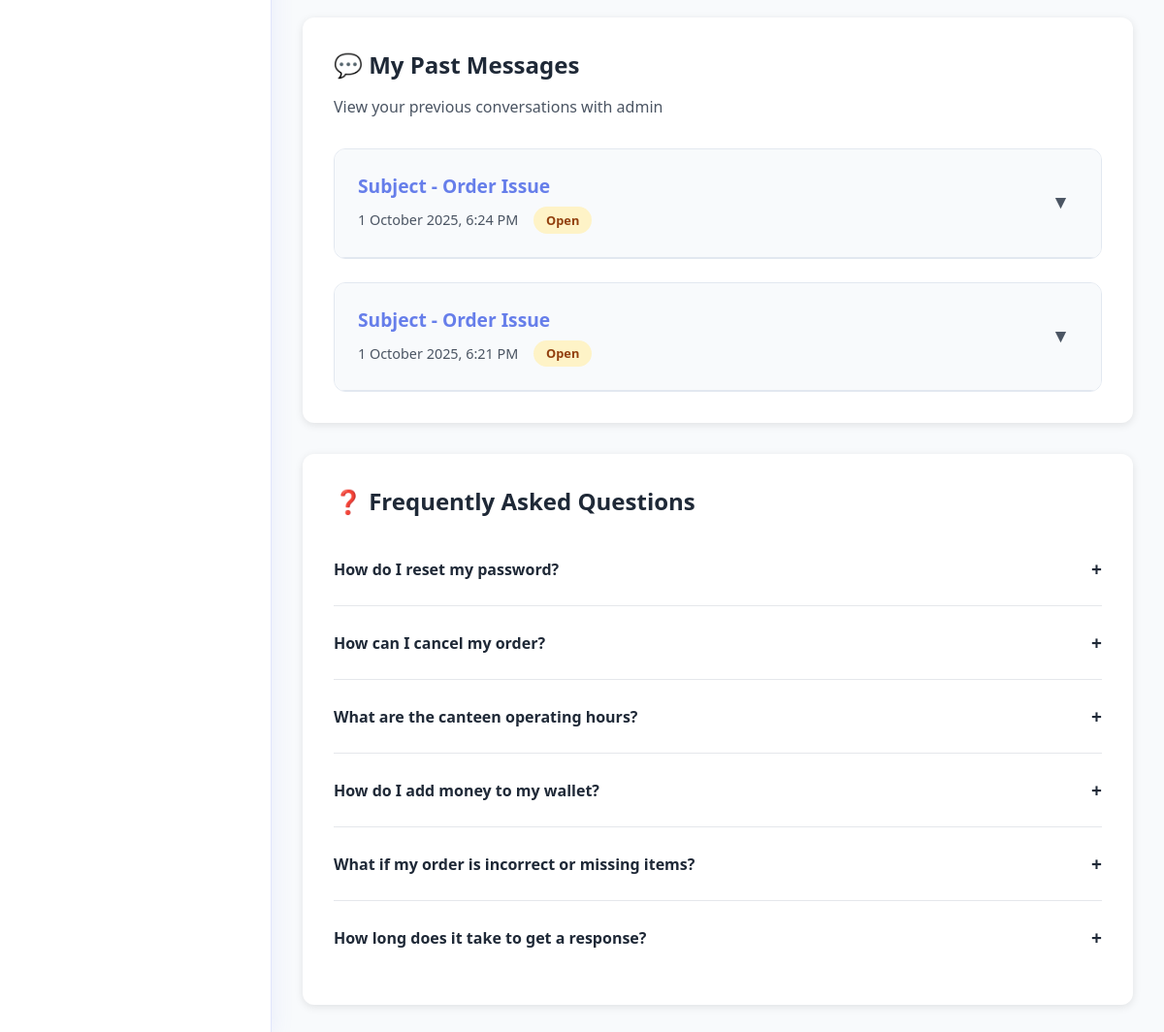
/public/students/contact (signed in, lower part), run on an earlier commit of the app's database.
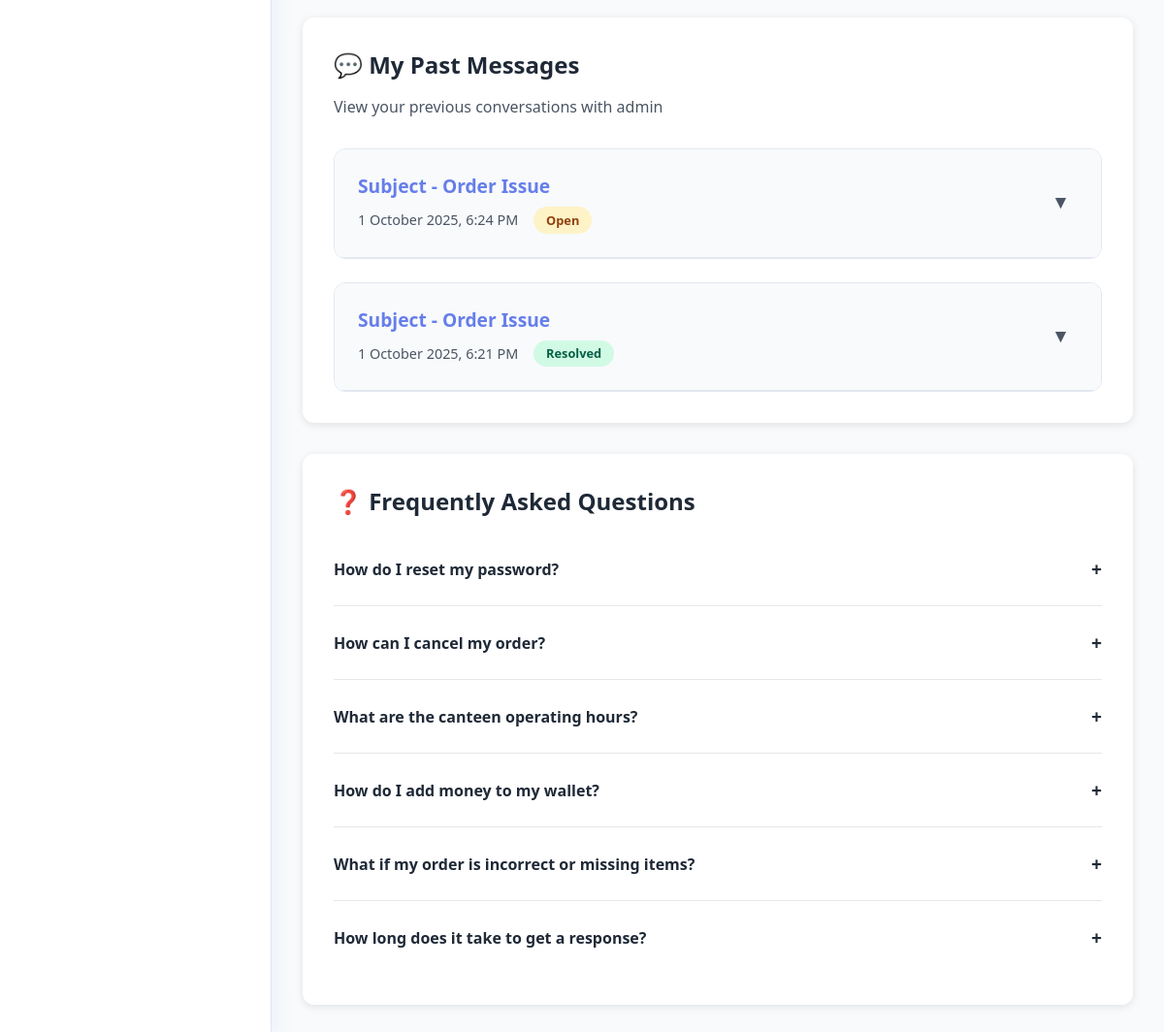
And on a later commit of the database.
### tables this page shows
CREATE TABLE `conversations` (
  `id` int NOT NULL,
  `student_id` int NOT NULL,
  `college_id` int NOT NULL,
  `subject` varchar(255) NOT NULL,
  `status` enum('open','resolved') DEFAULT 'open',
  `created_at` timestamp NULL DEFAULT CURRENT_TIMESTAMP,
  `updated_at` timestamp NULL DEFAULT CURRENT_TIMESTAMP ON UPDATE CURRENT_TIMESTAMP,
  `is_read_by_admin` tinyint(1) DEFAULT '0'
);

### app/controllers/Students.php (called while the page is built, shortened)
<?php
class Students extends Controller
{
    public function contact()
    {
        $data = [];
        $conversation = new Conversations;
        $conversations = $conversation->where(['student_id' => STUDENT_ID]);
        if ($conversations) {
            $data['conversations'] = $conversations;
        }
        $this->view('students/contact_admin', $data);
    }
}

### app/core/App.php (called while the page is built, shortened)
<?php
class App
{
    private $method = 'index';
    private function splitURL()
    {
        $URL = $_GET['url'] ?? 'home';
        $URL = explode("/", trim($URL, "/"));
        return $URL;
    }
    public function loadController()
    {
        $URL = $this->splitURL();
        $filename = "../app/controllers/" . ucfirst($URL[0]) . ".php";
        if (file_exists($filename)) {
            unset($URL[0]);
        } else {
            $filename = "../app/controllers/_404.php";
            if (file_exists($filename)) {
                require $filename;
                $this->controller = "_404";
            }
        }
        $controller = new $this->controller();
        if (!empty($URL[1])) {
            if (method_exists($controller, $URL[1])) {
                $this->method = $URL[1];
                unset($URL[1]);
            }
        }
        call_user_func_array([$controller, $this->method], $URL);
    }
}

### public/index.php (called while the page is built, shortened)
<?php
$app = new App;
$app->loadController();

### app/core/Database.php (called while the page is built, shortened)
<?php
trait Database
{
    private function connect()
    {
        $string = "mysql:hostname=" . DBHOST . ";dbname=" . DBNAME;
        $con = new PDO($string, DBUSER, DBPASS);
        $con->setAttribute(PDO::ATTR_ERRMODE, PDO::ERRMODE_EXCEPTION);
        return $con;
    }
    public function query($query, $data = [], $returnInsertId = false)
    {
        $con = $this->connect();
        $stm = $con->prepare($query);
        $check  = $stm->execute($data);
        if ($check) {
            $result = $stm->fetchAll(PDO::FETCH_OBJ);
            if (is_array($result) && count($result)) {
                return $result;
            }
        }
        return false;
    }
}

### app/core/Model.php (called while the page is built, shortened)
<?php
trait Model
{
    protected $order_type = "desc";
    protected $order_column = "id";
    public function where($data, $data_not = [], $limit = '', $custom = '', $order_by = '', $order_type = '')
    {
        if (!empty($order_by)) {
            $this->order_column = $order_by;
        }
        if (!empty($order_type)) {
            $this->order_type = $order_type;
        }
        $keys = array_keys($data);
        $query = "select * from $this->table where ";
        foreach ($keys as $key) {
            $query .= $key . " = :" . $key . " AND ";
        }
        $query = trim($query, " AND ");
        $query .= " order by $this->order_column $this->order_type ";
        $data = array_merge($data, $data_not);
        return $this->query($query, $data);
    }
}

### app/core/functions.php (called while the page is built, shortened)
<?php
function timeAgoOrDate($datetime, $full = false, $threshold = '1 month')
{
    $now = new DateTime;
    $ago = new DateTime($datetime);
    $diff = $now->diff($ago);
    $thresholdDate = (new DateTime)->sub(DateInterval::createFromDateString($threshold));
    if ($ago < $thresholdDate) {
        return $ago->format('j F Y, g:i A');
    }
    $weeks = floor($diff->days / 7);
    $days  = $diff->days - ($weeks * 7);
    $string = [
        'y' => $diff->y ? $diff->y . ' year' . ($diff->y > 1 ? 's' : '') : null,
        'm' => $diff->m ? $diff->m . ' month' . ($diff->m > 1 ? 's' : '') : null,
        'w' => $weeks ? $weeks . ' week' . ($weeks > 1 ? 's' : '') : null,
        'd' => $days ? $days . ' day' . ($days > 1 ? 's' : '') : null,
        'h' => $diff->h ? $diff->h . ' hour' . ($diff->h > 1 ? 's' : '') : null,
        'i' => $diff->i ? $diff->i . ' minute' . ($diff->i > 1 ? 's' : '') : null,
        's' => $diff->s ? $diff->s . ' second' . ($diff->s > 1 ? 's' : '') : null,
    ];
    $string = array_filter($string);
    return $string ? implode(', ', $string) . ' ago' : 'just now';
}
function formatLabel($string)
{
    $string = str_replace('_', ' ', $string);
    return ucwords($string);
}

### app/views/students/contact_admin.view.php (the view, shortened to what the changed rows need)
<!DOCTYPE html>
<html lang="en">
<head>
    <link rel="stylesheet" href="<?= ROOT ?>assets/css/header.css">
    <link rel="stylesheet" href="<?= ROOT ?>assets/css/sidebar.css">
    <link rel="stylesheet" href="<?= ROOT ?>assets/css/student-general.css">
    <link rel="stylesheet" href="<?= ROOT ?>assets/css/base.css">
</head>
<body>
    <?php require 'header.view.php'; ?>
    <div class="container">
        <?php
        require 'sidebar.view.php';
        ?>
        <div class="main-content">
            <div class="contact-container">
                <div class="past-messages-section">
                    <div class="section-header">
                        <h2 class="mb-4">💬 My Past Messages</h2>
                    </div>
                    <div class="messages-container">
                        <?php if (isset($conversations)): ?>
                            <?php foreach ($conversations as $conversation): ?>
                                <div class="message-thread">
                                    <div class="thread-header">
                                        <div class="thread-info">
                                            <h3 class="thread-subject">Subject - <?= formatLabel($conversation->subject) ?></h3>
                                            <div class="thread-meta">
                                                <span class="thread-date"><?= timeAgoOrDate($conversation->created_at, false, '1 day') ?></span>
                                                <span class="thread-status status-<?= $conversation->status ?>"> <?= ucfirst($conversation->status) ?></span>
                                            </div>
                                        </div>
                                        <button class="toggle-thread-btn" onclick="toggleThread(this)">
                                            <span class="toggle-icon">▼</span>
                                        </button>
                                    </div>
                                </div>
                            <?php endforeach; ?>
                        <?php endif; ?>
                    </div>
                </div>
                <div class="faq-section">
                    <h2 class="mb-4">❓ Frequently Asked Questions</h2>
                </div>
            </div>
        </div>
    </div>
</body>
</html>

What changed in the data, as far as the page shows it:
changed conversations: status "Open" → "Resolved"
